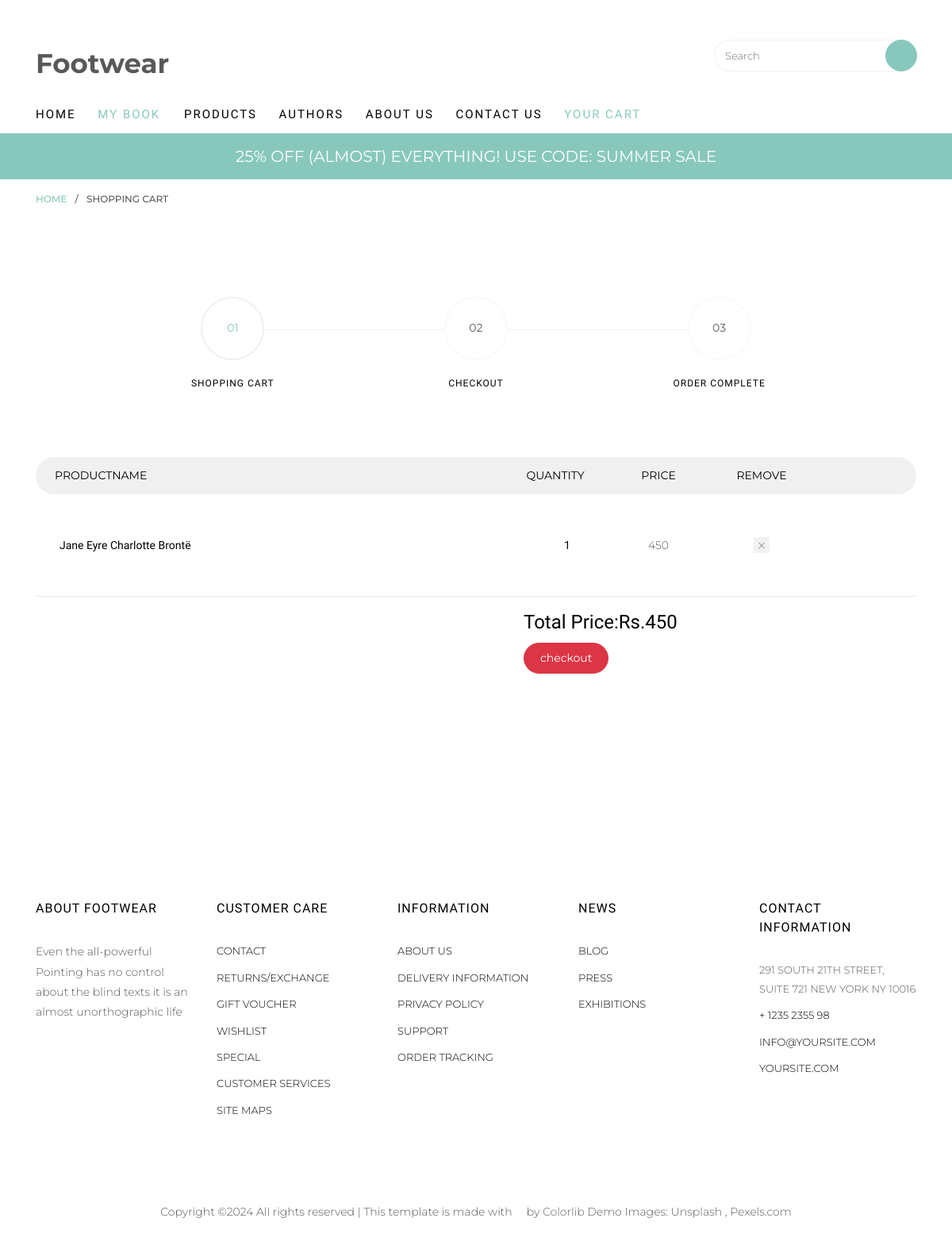
The page /MyApp/cartpage/ (signed in) on the database its author committed.
### MyApp/models.py (models this page shows)
class CartDb(models.Model):
    UserName=models.CharField(max_length=100,null=True,blank=True)
    BookName=models.CharField(max_length=100,null=True,blank=True)
    Quantity=models.IntegerField(null=True,blank=True)
    TotalPrice=models.IntegerField(null=True,blank=True)
    Definition=models.CharField(max_length=100,null=True,blank=True)

### MyApp/views.py (the view)
# urls.py: path('cartpage/',views.cartpage,name="cartpage"),
def cartpage(request):
    data=CartDb.objects.filter(UserName=request.session['Username'])
    total_price=0
    for i in data:
        total_price=total_price+i.TotalPrice
    return render(request,"Cart.html",{'data':data,'total_price':total_price})

### MyApp/templates/Cart.html (shortened to what this page needs)
<!DOCTYPE HTML>
{% load static %}
<html>
	<head>
	<link rel="stylesheet" href="{% static 'css/animate.css' %}">
	<link rel="stylesheet" href="{% static 'css/icomoon.css' %}">
	<link rel="stylesheet" href="{% static 'css/ionicons.min.css' %}">
	<link rel="stylesheet" href="{% static 'css/bootstrap.min.css' %}">
	<link rel="stylesheet" href="{% static 'css/magnific-popup.css' %}">
	<link rel="stylesheet" href="{% static 'css/flexslider.css' %}">
	<link rel="stylesheet" href="{% static 'css/owl.carousel.min.css' %}">
	<link rel="stylesheet" href="{% static 'css/owl.theme.default.min.css' %}">
	<link rel="stylesheet" href="{% static 'css/bootstrap-datepicker.css' %}">
	<link rel="stylesheet" href="{% static 'fonts/flaticon/font/flaticon.css' %}">
	<link rel="stylesheet" href="{% static 'css/style.css' %}">
	</head>
	<body>
	<div id="page">
		<nav class="colorlib-nav" role="navigation">
			<div class="top-menu">
				<div class="container">
					<div class="row">
						<div class="col-sm-7 col-md-9">
							<div id="colorlib-logo"><a href="index.html">Footwear</a></div>
						</div>
						<div class="col-sm-5 col-md-3">
			            <form action="#" class="search-wrap">
			               <div class="form-group">
			                  <input type="search" class="form-control search" placeholder="Search">
			                  <button class="btn btn-primary submit-search text-center" type="submit"><i class="icon-search"></i></button>
			               </div>
			            </form>
			         </div>
		         </div>
					<div class="row">
						<div class="col-sm-12 text-left menu-1">
							<ul>
								<li><a href="{% url 'homepage' %}">Home</a></li>
								<li class="has-dropdown active">
									<a href="men.html">My Book</a>
								</li>
								<li><a href="women.html">Products</a></li>
								<li><a href="about.html">Authors</a></li>
								<li><a href="contact.html">About Us</a></li>
								<li><a href="contact.html">Contact Us</a></li>
								<li class="active"><a href="#">Your Cart</a></li>
							</ul>
						</div>
					</div>
				</div>
			</div>
			<div class="sale">
				<div class="container">
					<div class="row">
						<div class="col-sm-8 offset-sm-2 text-center">
							<div class="row">
								<div class="owl-carousel2">
									<div class="item">
										<div class="col">
											<h3><a href="#">25% off (Almost) Everything! Use Code: Summer Sale</a></h3>
										</div>
									</div>
								</div>
							</div>
						</div>
					</div>
				</div>
			</div>
		</nav>
		<div class="breadcrumbs">
			<div class="container">
				<div class="row">
					<div class="col">
						<p class="bread"><span><a href="index.html">Home</a></span> / <span>Shopping Cart</span></p>
					</div>
				</div>
			</div>
		</div>
		<div class="colorlib-product">
			<div class="container">
				<div class="row row-pb-lg">
					<div class="col-md-10 offset-md-1">
						<div class="process-wrap">
							<div class="process text-center active">
								<p><span>01</span></p>
								<h3>Shopping Cart</h3>
							</div>
							<div class="process text-center">
								<p><span>02</span></p>
								<h3>Checkout</h3>
							</div>
							<div class="process text-center">
								<p><span>03</span></p>
								<h3>Order Complete</h3>
							</div>
						</div>
					</div>
				</div>
				<div class="row row-pb-lg">
					<div class="col-md-12">
						<div class="product-name d-flex">
							<div class="one-forth text-left px-4">
								<span>ProductName</span>
							</div>
							<div class="one-eight text-center">
								<span>Quantity</span>
							</div>
							<div class="one-eight text-center">
								<span>Price</span>
							</div>
							<div class="one-eight text-center px-4">
								<span>Remove</span>
							</div>
						</div>
						{% for i in data %}
						<div class="product-cart d-flex">
							<div class="one-forth">
								<div class="display-tc">
									<h3>{{i.BookName}}</h3>
								</div>
							</div>
							<div class="one-eight text-center">
								<div class="display-tc">
									<h3>{{i.Quantity}}</h3>
								</div>
							</div>
							<div class="one-eight text-center">
								<div class="display-tc">
									<span class="price">{{i.TotalPrice}}</span>
								</div>
							</div>
							<div class="one-eight text-center">
								<div class="display-tc">
									<a href="{% url 'cart_delete' pro_id=i.id %}" class="closed"></a>
								</div>
							</div>
						</div>
						{% endfor %}
					</div>
					<div style="margin-left:630px">
						<h4>Total Price:Rs.{{total_price}}</h4>
							<a href="{% url 'checkoutpage' %}" class="btn btn-danger">checkout</a>
					</div>
				</div>
			</div>
		</div>
		<footer id="colorlib-footer" role="contentinfo">
			<div class="container">
				<div class="row row-pb-md">
					<div class="col footer-col colorlib-widget">
						<h4>About Footwear</h4>
						<p>Even the all-powerful Pointing has no control about the blind texts it is an almost unorthographic life</p>
						<p>
							<ul class="colorlib-social-icons">
								<li><a href="#"><i class="icon-twitter"></i></a></li>
								<li><a href="#"><i class="icon-facebook"></i></a></li>
								<li><a href="#"><i class="icon-linkedin"></i></a></li>
								<li><a href="#"><i class="icon-dribbble"></i></a></li>
							</ul>
						</p>
					</div>
					<div class="col footer-col colorlib-widget">
						<h4>Customer Care</h4>
						<p>
							<ul class="colorlib-footer-links">
								<li><a href="#">Contact</a></li>
								<li><a href="#">Returns/Exchange</a></li>
								<li><a href="#">Gift Voucher</a></li>
								<li><a href="#">Wishlist</a></li>
								<li><a href="#">Special</a></li>
								<li><a href="#">Customer Services</a></li>
								<li><a href="#">Site maps</a></li>
							</ul>
						</p>
					</div>
					<div class="col footer-col colorlib-widget">
						<h4>Information</h4>
						<p>
							<ul class="colorlib-footer-links">
								<li><a href="#">About us</a></li>
								<li><a href="#">Delivery Information</a></li>
								<li><a href="#">Privacy Policy</a></li>
								<li><a href="#">Support</a></li>
								<li><a href="#">Order Tracking</a></li>
							</ul>
						</p>
					</div>
					<div class="col footer-col">
						<h4>News</h4>
						<ul class="colorlib-footer-links">
							<li><a href="blog.html">Blog</a></li>
							<li><a href="#">Press</a></li>
							<li><a href="#">Exhibitions</a></li>
						</ul>
					</div>
					<div class="col footer-col">
						<h4>Contact Information</h4>
						<ul class="colorlib-footer-links">
							<li>291 South 21th Street, <br> Suite 721 New York NY 10016</li>
							<li><a href="tel://1234567920">+ 1235 2355 98</a></li>
							<li><a href="mailto:info@yoursite.com">info@yoursite.com</a></li>
							<li><a href="#">yoursite.com</a></li>
						</ul>
					</div>
				</div>
			</div>
			<div class="copy">
				<div class="row">
					<div class="col-sm-12 text-center">
						<p>
							<span>
Copyright &copy;<script>document.write(new Date().getFullYear());</script> All rights reserved | This template is made with <i class="icon-heart" aria-hidden="true"></i> by <a href="https://colorlib.com" target="_blank">Colorlib</a>
</span>
							<span class="block">Demo Images: <a href="http://unsplash.co/" target="_blank">Unsplash</a> , <a href="http://pexels.com/" target="_blank">Pexels.com</a></span>
						</p>
					</div>
				</div>
			</div>
		</footer>
	</div>
	</body>
</html>

### MyApp/static/css/icomoon.css (style rules this page uses)
[class^="icon-"], [class*=" icon-"] { font-family: 'icomoon' !important; speak: none; font-style: normal; font-weight: normal; font-variant: normal; text-transform: none; line-height: 1; -webkit-font-smoothing: antialiased; -moz-osx-font-smoothing: grayscale; }
.icon-search:before { content: "\ebfd"; }
.icon-heart:before { content: "\ec51"; }
.icon-facebook:before { content: "\ed07"; }
.icon-twitter:before { content: "\ed0d"; }
.icon-dribbble:before { content: "\ed1e"; }
.icon-linkedin:before { content: "\ed40"; }

### rows shown on the page
CartDb: BookName "Jane Eyre Charlotte Brontë", Quantity "1", TotalPrice "450"

### other values the page prints
{{ total_price }} "450"
